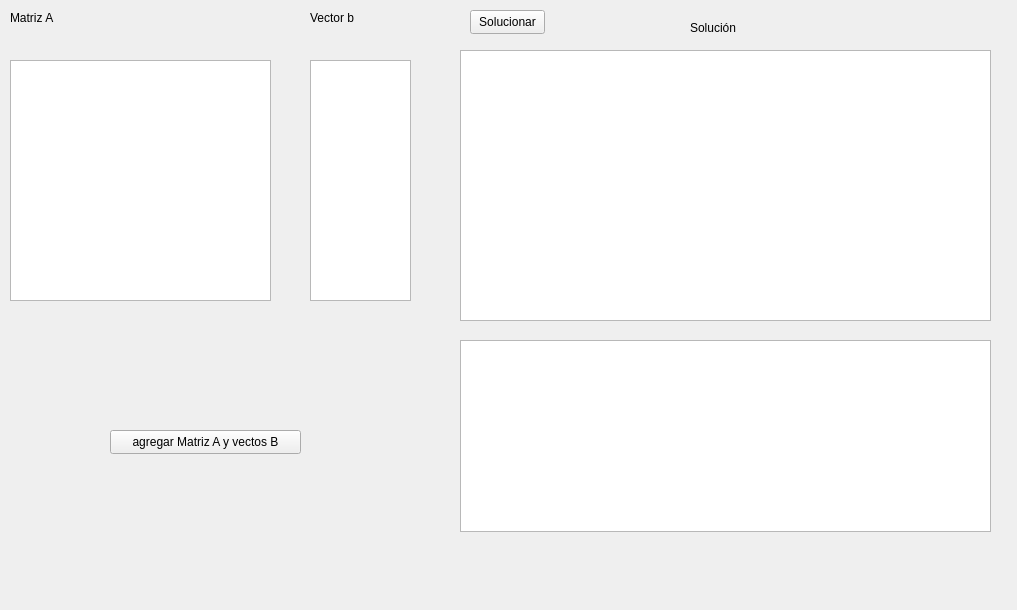
<?xml version="1.0" encoding="UTF-8"?>
<ui version="4.0">
 <class>Pivote_Parcial</class>
 <widget class="QWidget" name="Pivote_Parcial">
  <property name="geometry">
   <rect>
    <x>0</x>
    <y>0</y>
    <width>1017</width>
    <height>610</height>
   </rect>
  </property>
  <property name="windowTitle">
   <string>Form</string>
  </property>
  <widget class="QPushButton" name="solve">
   <property name="geometry">
    <rect>
     <x>470</x>
     <y>10</y>
     <width>75</width>
     <height>24</height>
    </rect>
   </property>
   <property name="text">
    <string>Solucionar</string>
   </property>
  </widget>
  <widget class="QLabel" name="label">
   <property name="geometry">
    <rect>
     <x>10</x>
     <y>10</y>
     <width>55</width>
     <height>16</height>
    </rect>
   </property>
   <property name="text">
    <string>Matriz A</string>
   </property>
  </widget>
  <widget class="QLabel" name="label_2">
   <property name="geometry">
    <rect>
     <x>310</x>
     <y>10</y>
     <width>55</width>
     <height>16</height>
    </rect>
   </property>
   <property name="text">
    <string>Vector b</string>
   </property>
  </widget>
  <widget class="QTableWidget" name="table_resolut">
   <property name="geometry">
    <rect>
     <x>460</x>
     <y>340</y>
     <width>531</width>
     <height>192</height>
    </rect>
   </property>
  </widget>
  <widget class="QTableWidget" name="tabla_b">
   <property name="geometry">
    <rect>
     <x>310</x>
     <y>60</y>
     <width>101</width>
     <height>241</height>
    </rect>
   </property>
  </widget>
  <widget class="QLabel" name="label_3">
   <property name="geometry">
    <rect>
     <x>690</x>
     <y>20</y>
     <width>55</width>
     <height>16</height>
    </rect>
   </property>
   <property name="text">
    <string>Solución</string>
   </property>
  </widget>
  <widget class="QTableWidget" name="tabla_A">
   <property name="enabled">
    <bool>true</bool>
   </property>
   <property name="geometry">
    <rect>
     <x>10</x>
     <y>60</y>
     <width>261</width>
     <height>241</height>
    </rect>
   </property>
  </widget>
  <widget class="QPushButton" name="bt_setAb">
   <property name="geometry">
    <rect>
     <x>110</x>
     <y>430</y>
     <width>191</width>
     <height>24</height>
    </rect>
   </property>
   <property name="text">
    <string>agregar Matriz A y vectos B</string>
   </property>
  </widget>
  <widget class="QTableWidget" name="tabla_solve">
   <property name="geometry">
    <rect>
     <x>460</x>
     <y>50</y>
     <width>531</width>
     <height>271</height>
    </rect>
   </property>
  </widget>
 </widget>
 <resources/>
 <connections/>
</ui>
